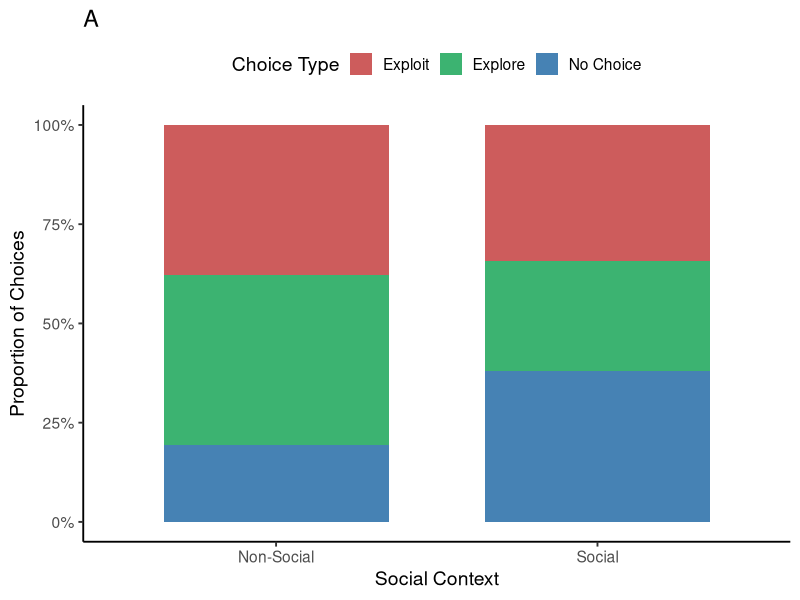
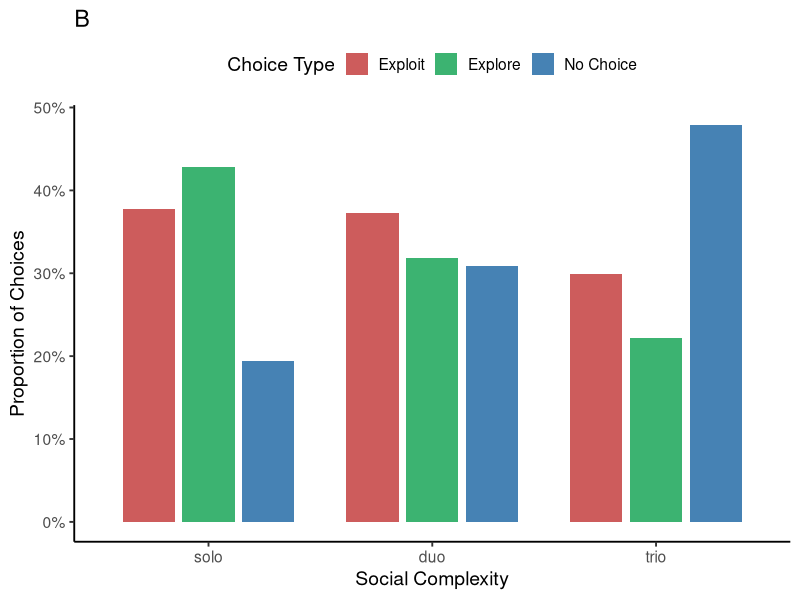
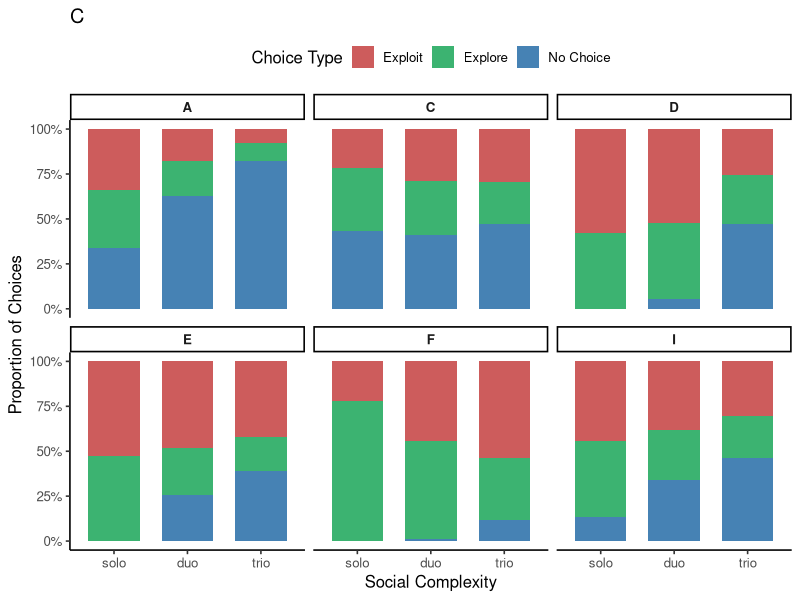
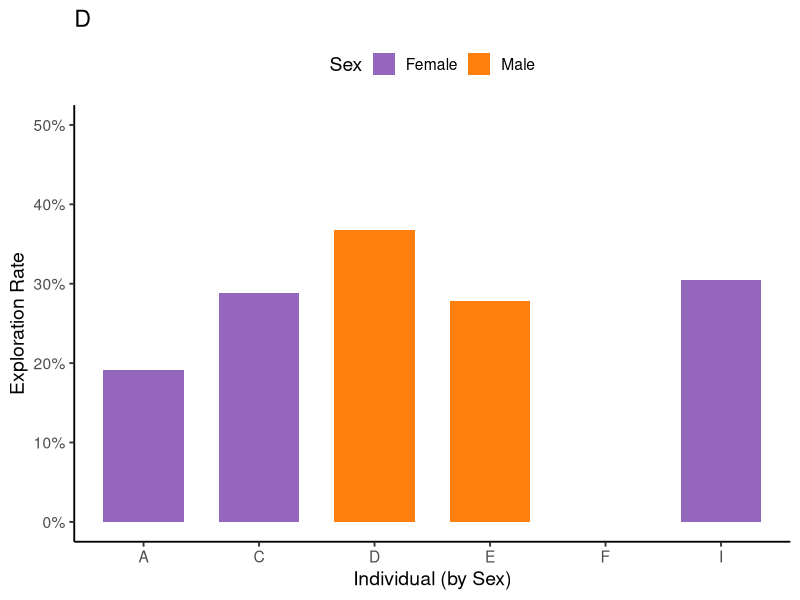

Source code (R) for these figures, in order:
# REPRODUCE_FIGURE_PANELS.R
# Publication-style behavioral panels (A–D) for Explore Exploit Dataset.csv

library(tidyverse)
library(scales)

# 1. Load Data
data <- read_csv('Explore Exploit Dataset.csv')

# 2. Add SEX and INDIVIDUAL_CODE columns
male_monkeys <- c("FRAN", "DALI", "EBI")
female_monkeys <- c("CHOCOLAT", "ICE", "ANEMONE")
data <- data %>%
  mutate(
    SEX = case_when(
      monkey %in% male_monkeys ~ "Male",
      monkey %in% female_monkeys ~ "Female",
      TRUE ~ NA_character_
    ),
    INDIVIDUAL_CODE = case_when(
      monkey == "FRAN" ~ "F",
      monkey == "DALI" ~ "D",
      monkey == "EBI" ~ "E",
      monkey == "CHOCOLAT" ~ "C",
      monkey == "ANEMONE" ~ "A",
      monkey == "ICE" ~ "I",
      TRUE ~ monkey
    )
  )

# 3. Clean OUTCOME
data <- data %>%
  mutate(
    OUTCOME_CLEAN = case_when(
      str_starts(tolower(OUTCOME), "explore") ~ "Explore",
      str_starts(tolower(OUTCOME), "exploit") ~ "Exploit",
      tolower(OUTCOME) == "none" ~ "No Choice",
      TRUE ~ NA_character_
    )
  ) %>%
  filter(!is.na(OUTCOME_CLEAN))

# 4. Add Social Context
data <- data %>%
  mutate(
    SOCIAL_CONTEXT = if_else(CONDITION == "solo", "Non-Social", "Social"),
    SOCIAL_COMPLEXITY = factor(CONDITION, levels = c("solo", "duo", "trio"))
  )

# 5. Color Palettes
choice_palette <- c("Explore" = "#3CB371", "Exploit" = "#CD5C5C", "No Choice" = "#4682B4")
sex_palette <- c("Male" = "#FF7F0E", "Female" = "#9467BD")

# 6. Panel A: Social vs Non-Social (Stacked Bar)
panel_A_data <- data %>%
  count(SOCIAL_CONTEXT, OUTCOME_CLEAN) %>%
  group_by(SOCIAL_CONTEXT) %>%
  mutate(prop = n / sum(n)) %>%
  ungroup()

panel_A <- ggplot(panel_A_data, aes(x = SOCIAL_CONTEXT, y = prop, fill = OUTCOME_CLEAN)) +
  geom_col(width = 0.7) +
  scale_fill_manual(values = choice_palette, name = "Choice Type") +
  scale_y_continuous(labels = percent_format()) +
  labs(title = "A", x = "Social Context", y = "Proportion of Choices") +
  theme_classic(base_size = 14) +
  theme(legend.position = "top")

ggsave("panel_A_behavioral_PRO.png", panel_A, width = 6, height = 5, dpi = 300)

# 7. Panel B: Social Complexity (Grouped Bar)
panel_B_data <- data %>%
  count(SOCIAL_COMPLEXITY, OUTCOME_CLEAN) %>%
  group_by(SOCIAL_COMPLEXITY) %>%
  mutate(prop = n / sum(n)) %>%
  ungroup()

panel_B <- ggplot(panel_B_data, aes(x = SOCIAL_COMPLEXITY, y = prop, fill = OUTCOME_CLEAN)) +
  geom_col(position = position_dodge(width = 0.8), width = 0.7) +
  scale_fill_manual(values = choice_palette, name = "Choice Type") +
  scale_y_continuous(labels = percent_format()) +
  labs(title = "B", x = "Social Complexity", y = "Proportion of Choices") +
  theme_classic(base_size = 14) +
  theme(legend.position = "top")

ggsave("panel_B_behavioral_PRO.png", panel_B, width = 8, height = 5, dpi = 300)

# 8. Panel C: Individual Patterns (Faceted Stacked Bar)
panel_C_data <- data %>%
  count(INDIVIDUAL_CODE, SEX, ABSOLUTE_RANK, SOCIAL_COMPLEXITY, OUTCOME_CLEAN) %>%
  group_by(INDIVIDUAL_CODE, SOCIAL_COMPLEXITY) %>%
  mutate(prop = n / sum(n)) %>%
  ungroup()

panel_C <- ggplot(panel_C_data, aes(x = SOCIAL_COMPLEXITY, y = prop, fill = OUTCOME_CLEAN)) +
  geom_col(width = 0.7) +
  facet_wrap(~INDIVIDUAL_CODE, ncol = 3) +
  scale_fill_manual(values = choice_palette, name = "Choice Type") +
  scale_y_continuous(labels = percent_format()) +
  labs(title = "C", x = "Social Complexity", y = "Proportion of Choices") +
  theme_classic(base_size = 12) +
  theme(legend.position = "top", strip.text = element_text(face = "bold"))

ggsave("panel_C_behavioral_PRO.png", panel_C, width = 12, height = 8, dpi = 300)

# 9. Panel D: Individual Exploration Rates by Sex (Bar Plot)
panel_D_data <- data %>%
  group_by(INDIVIDUAL_CODE, SEX) %>%
  summarise(explore_rate = mean(OUTCOME_CLEAN == "Explore"), .groups = "drop") %>%
  arrange(SEX, INDIVIDUAL_CODE)

panel_D <- ggplot(panel_D_data, aes(x = INDIVIDUAL_CODE, y = explore_rate, fill = SEX)) +
  geom_col(width = 0.7) +
  scale_fill_manual(values = sex_palette, name = "Sex") +
  scale_y_continuous(labels = percent_format(), limits = c(0, 0.5)) +
  labs(title = "D", x = "Individual (by Sex)", y = "Exploration Rate") +
  theme_classic(base_size = 14) +
  theme(legend.position = "top")

ggsave("panel_D_behavioral_PRO.png", panel_D, width = 8, height = 5, dpi = 300) 
